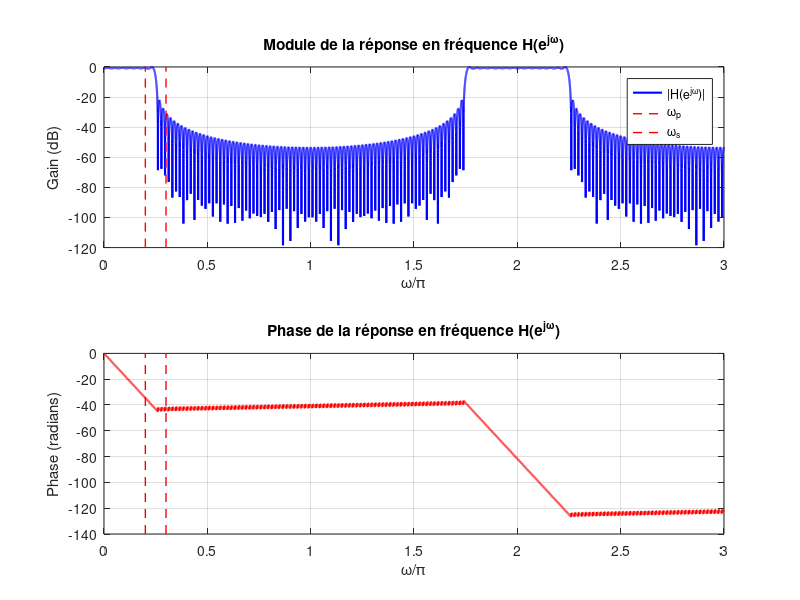

The MATLAB source for this figure:
% Définir l'ordre du filtre
Omega_s = 0.3*pi;
Omega_p = 0.2*pi;
ordre = ceil((11*pi)/(Omega_s - Omega_p));
if (mod(ordre, 2) == 0)
    ordre = ordre + 1; % Mettre l'ordre impair pour avoir un filtre type I
end
M = ordre;

% Calcul de la fréquence de coupure
Omega_c = (Omega_p + Omega_s) / 2;

% INDICES CAUSAUX : n de 0 à M-1
n = 0:M-1;

% Calcul des coefficients h[n] avec retard (M-1)/2
h = (sin(Omega_c * (n - (M-1)/2))) ./ (pi * (n - (M-1)/2));

% Gérer le cas n = (M-1)/2 (limite sin(x)/x quand x->0)
idx_center = find(n == (M-1)/2);
h(idx_center) = Omega_c/pi;

% Vecteur de fréquences
f = 0:0.0001:3;  % Normalisé entre 0 et 1 (Nyquist)
w = pi * f;     % w entre 0 et pi
z = exp(1j * w);

% Calcul de H(z) avec indices CAUSAUX
h_z = zeros(size(w));
for k = 0:M-1
    h_z = h_z + h(k+1) * z.^(-k);
end

% Tracer le module (en dB)
figure;
subplot(2, 1, 1);
plot(w/pi, 20*log10(abs(h_z)/max(abs(h_z))), 'b', 'LineWidth', 1.5);
title('Module de la réponse en fréquence H(e^{j\omega})');
xlabel('\omega/\pi');
ylabel('Gain (dB)');
grid on;
hold on;
line([Omega_p/pi Omega_p/pi], ylim, 'Color', 'r', 'LineStyle', '--', 'LineWidth', 1);
line([Omega_s/pi Omega_s/pi], ylim, 'Color', 'r', 'LineStyle', '--', 'LineWidth', 1);
legend('|H(e^{j\omega})|', '\omega_p', '\omega_s');
hold off;

% Tracer la phase (dépliée)
subplot(2, 1, 2);
plot(w/pi, unwrap(angle(h_z)), 'r', 'LineWidth', 1.5);
title('Phase de la réponse en fréquence H(e^{j\omega})');
xlabel('\omega/\pi');
ylabel('Phase (radians)');
grid on;
hold on;
line([Omega_p/pi Omega_p/pi], ylim, 'Color', 'r', 'LineStyle', '--', 'LineWidth', 1);
line([Omega_s/pi Omega_s/pi], ylim, 'Color', 'r', 'LineStyle', '--', 'LineWidth', 1);
hold off;
